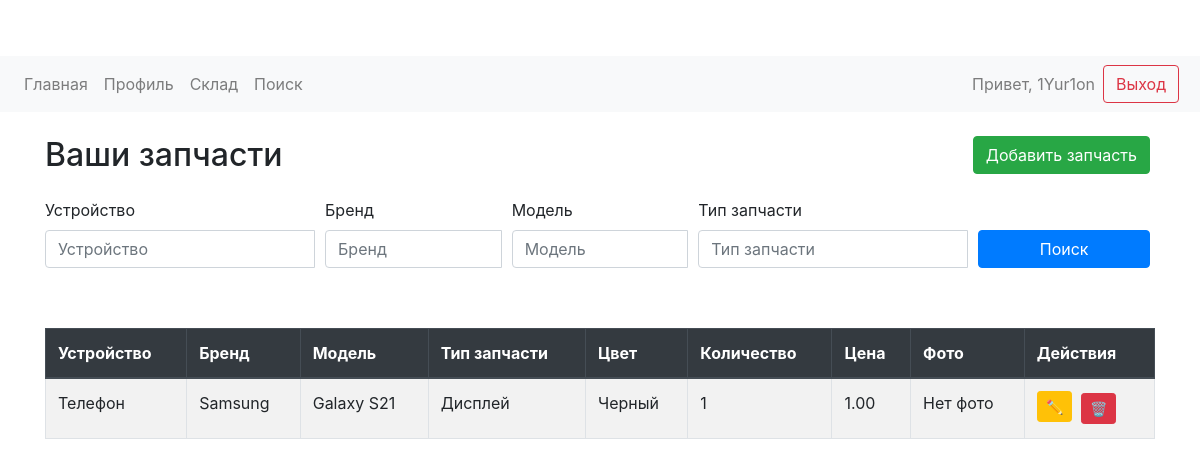
Before: /warehouse/ (signed in) with the older database file.
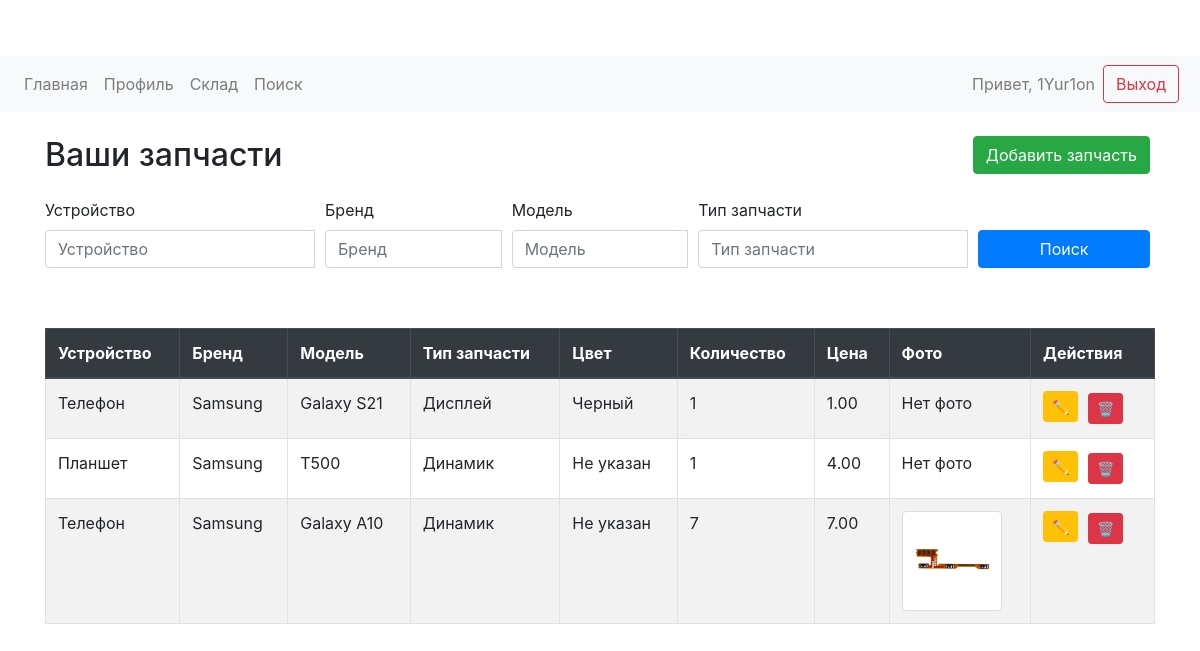
After: the same page with the newer database file.
### warehouse/models.py (models this page shows, shortened)
class Part(models.Model):
    user = models.ForeignKey(User, on_delete=models.CASCADE)
    device = models.CharField(max_length=100)
    brand = models.CharField(max_length=100)
    model = models.CharField(max_length=100)
    part_type = models.CharField(max_length=100)
    color = models.CharField(max_length=50, blank=True, null=True)  # Поле для цвета
    quantity = models.IntegerField()
    price = models.DecimalField(max_digits=10, decimal_places=2)
    image = models.ImageField(upload_to='part_images/', blank=True, null=True)

### warehouse/views.py (the view)
# urls.py: path('warehouse/', views.warehouse_view, name='warehouse'),
@login_required
def warehouse_view(request):
    if not request.user.is_authenticated:
        return redirect('login')
    query = request.GET.get('q')
    brand = request.GET.get('brand')
    model = request.GET.get('model')
    part_type = request.GET.get('part_type')
    parts = Part.objects.filter(user=request.user)
    if query:
        parts = parts.filter(device__icontains=query)
    if brand:
        parts = parts.filter(brand__icontains=brand)
    if model:
        parts = parts.filter(model__icontains=model)
    if part_type:
        parts = parts.filter(part_type__icontains=part_type)
    return render(request, 'warehouse/warehouse.html', {
        'parts': parts,
        'query': query,
        'brand': brand,
        'model': model,
        'part_type': part_type
    })

### myproject/warehouse/templates/warehouse/warehouse.html (shortened to what this page needs)
{% extends 'warehouse/base.html' %}
{% block content %}
    <div class="d-flex justify-content-between align-items-center mb-4">
        <h2 class="mb-0">Ваши запчасти</h2>
        <a href="{% url 'add_part' %}" class="btn btn-success">Добавить запчасть</a>
    </div>
    <div class="mb-4">
        <form method="get" class="form-row">
            <div class="form-group col-md-3">
                <label for="device">Устройство</label>
                <div class="input-group">
                    <input type="text" list="devices" name="q" id="device" class="form-control" placeholder="Устройство" value="{{ query|default_if_none:'' }}">
                </div>
            </div>
            <div class="form-group col-md-2">
                <label for="brand">Бренд</label>
                <div class="input-group">
                    <input list="brands" name="brand" id="brand" class="form-control" placeholder="Бренд" value="{{ brand|default_if_none:'' }}">
                </div>
            </div>
            <div class="form-group col-md-2">
                <label for="model">Модель</label>
                <div class="input-group">
                    <input list="models" name="model" id="model" class="form-control" placeholder="Модель" value="{{ model|default_if_none:'' }}">
                </div>
            </div>
            <div class="form-group col-md-3">
                <label for="part_type">Тип запчасти</label>
                <div class="input-group">
                    <input list="part_types" name="part_type" id="part_type" class="form-control" placeholder="Тип запчасти" value="{{ part_type|default_if_none:'' }}">
                </div>
            </div>
            <div class="form-group col-md-2 d-flex align-items-end">
                <button type="submit" class="btn btn-primary btn-block">Поиск</button>
            </div>
        </form>
    </div>
    <div class="table-responsive">
        <table id="parts-table" class="table table-striped table-bordered">
            <thead class="thead-dark">
                <tr>
                    <th onclick="sortTable(0)">Устройство</th>
                    <th onclick="sortTable(1)">Бренд</th>
                    <th onclick="sortTable(2)">Модель</th>
                    <th onclick="sortTable(3)">Тип запчасти</th>
                    <th onclick="sortTable(4)">Цвет</th>
                    <th onclick="sortTable(5)">Количество</th>
                    <th onclick="sortTable(6)">Цена</th>
                    <th>Фото</th>
                    <th>Действия</th>
                </tr>
            </thead>
            <tbody>
                {% for part in parts %}
                <tr>
                    <td>{{ part.device }}</td>
                    <td>{{ part.brand }}</td>
                    <td>{{ part.model }}</td>
                    <td>{{ part.part_type }}</td>
                    <td>{{ part.color|default:"Не указан" }}</td>
                    <td>{{ part.quantity }}</td>
                    <td>{{ part.price }}</td>
                    <td>
                        {% if part.image %}
                            <a href="{{ part.image.url }}" target="_blank" class="img-link">
                                <img src="{{ part.image.url }}" alt="{{ part.model }}" class="img-thumbnail" style="max-width: 100px; max-height: 100px;">
                            </a>
                        {% else %}
                            Нет фото
                        {% endif %}
                    </td>
                    <td>
                        <a href="{% url 'edit_part' part.id %}" class="btn btn-sm btn-warning mb-1" data-toggle="tooltip" data-placement="top" title="Редактировать">✏️</a>
                        <a href="{% url 'delete_part' part.id %}" class="btn btn-sm btn-danger" data-toggle="tooltip" data-placement="top" title="Удалить">🗑️</a>
                    </td>
                </tr>
                {% empty %}
                <tr>
                    <td colspan="9" class="text-center">Запчасти не найдены</td>
                </tr>
                {% endfor %}
            </tbody>
        </table>
    </div>
{% endblock %}

Changed rows visible on the page:
added Part: device "Планшет", brand "Samsung", model "T500", part_type "Динамик", color "Не указан", quantity "1", price "4.00", image "Нет фото"
added Part: device "Телефон", brand "Samsung", model "Galaxy A10", part_type "Динамик", color "Не указан", quantity "7", price "7.00", image (picture)
